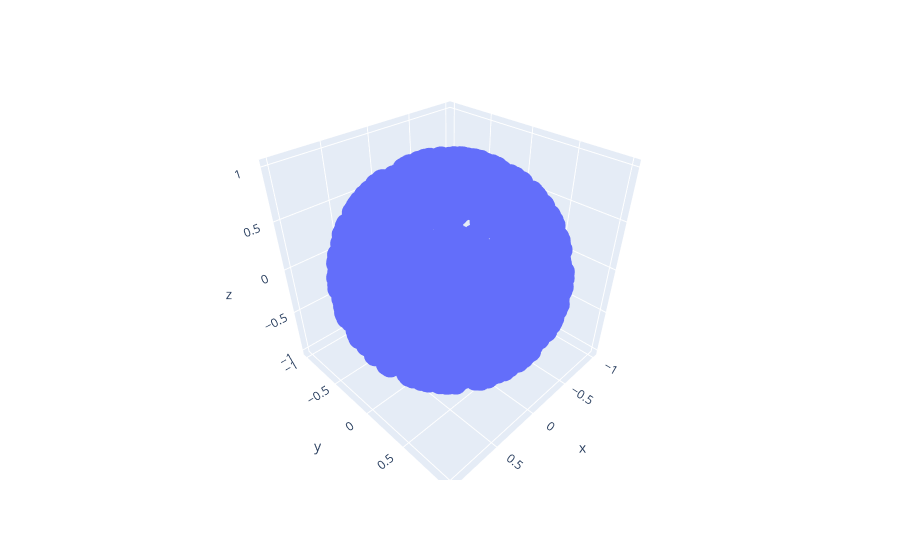

The notebook cell saved with this chart:
### Markdown cell above
Sample points

### Code cell
# %matplotlib notebook

data = manifold.Sphere.sample(1000, 2) # sample 1000 points from a 2-sphere
np.save("example_data/X_1000.npy", X)

# plot
px.scatter_3d(x = data[:,0],
              y = data[:,1],
              z = data[:,2]).show()

### Figure 1 — Plotly figure (JSON) as saved in the notebook; plotly's stock layout.template omitted (floating-point values rounded to 4 significant figures; data arrays with more than 128 entries replaced by an {"elided": "..."} marker saying what was removed)
{"data": [{"hovertemplate": "x=%{x}<br>y=%{y}<br>z=%{z}<extra></extra>", "legendgroup": "", "marker": {"color": "#636efa", "symbol": "circle"}, "mode": "markers", "name": "", "scene": "scene", "showlegend": false, "type": "scatter3d", "x": {"elided": "1000 float values"}, "y": {"elided": "1000 float values"}, "z": {"elided": "1000 float values"}}], "layout": {"legend": {"tracegroupgap": 0}, "margin": {"t": 60}, "scene": {"domain": {"x": [0, 1], "y": [0, 1]}, "xaxis": {"title": {"text": "x"}}, "yaxis": {"title": {"text": "y"}}, "zaxis": {"title": {"text": "z"}}}}}
